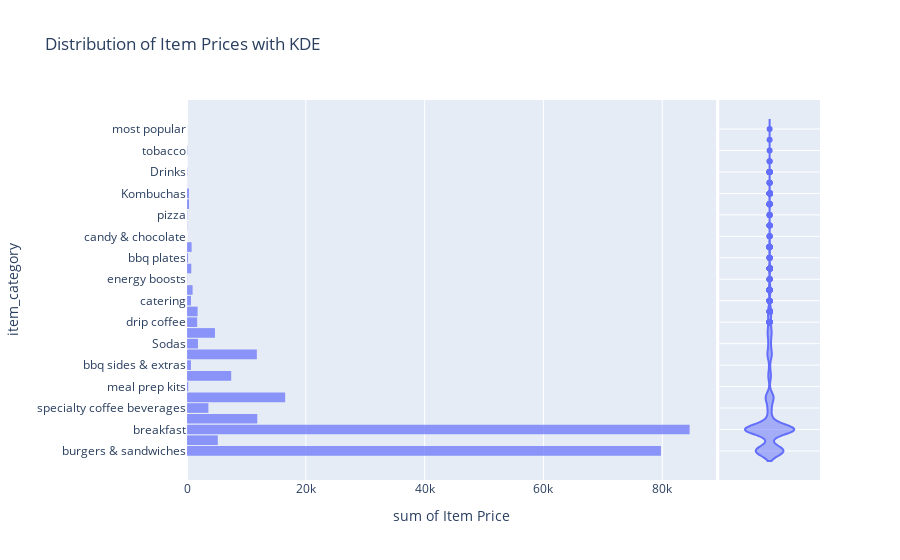

The cell this chart's notebook holds for it:
### Code cell
import plotly.express as px

fig1 = px.histogram(
    order_short, 
    x="item_price",  
    y="item_category",
    nbins=30, 
    marginal="violin",  # or 'rug', 'box', 'violin' for additional info
    opacity=0.7,
    title="Distribution of Item Prices with KDE",
    labels={"item_price": "Item Price"}
)
fig1.update_layout(bargap=0.1)
fig1.show()

### Figure 1 — Plotly figure (JSON) as saved in the notebook; plotly's stock layout.template omitted (floating-point values rounded to 4 significant figures; data arrays with more than 128 entries replaced by an {"elided": "..."} marker saying what was removed)
{"data": [{"bingroup": "y", "histfunc": "sum", "hovertemplate": "sum of Item Price=%{x}<br>item_category=%{y}<extra></extra>", "legendgroup": "", "marker": {"color": "#636efa", "opacity": 0.7, "pattern": {"shape": ""}}, "name": "", "nbinsy": 30, "orientation": "h", "showlegend": false, "type": "histogram", "x": {"elided": "13525 float values"}, "xaxis": "x", "y": {"elided": "13525 str values"}, "yaxis": "y"}, {"hovertemplate": "item_category=%{y}<extra></extra>", "legendgroup": "", "marker": {"color": "#636efa"}, "name": "", "scalegroup": "y", "showlegend": false, "type": "violin", "xaxis": "x2", "y": {"elided": "13525 str values"}, "yaxis": "y2"}], "layout": {"bargap": 0.1, "barmode": "relative", "legend": {"tracegroupgap": 0}, "title": {"text": "Distribution of Item Prices with KDE"}, "xaxis": {"anchor": "y", "domain": [0, 0.8358], "title": {"text": "sum of Item Price"}}, "xaxis2": {"anchor": "y2", "domain": [0.8408, 1], "matches": "x2", "showgrid": false, "showline": false, "showticklabels": false, "ticks": ""}, "yaxis": {"anchor": "x", "domain": [0, 1], "title": {"text": "item_category"}}, "yaxis2": {"anchor": "x2", "domain": [0, 1], "matches": "y", "showgrid": true, "showticklabels": false}}}
